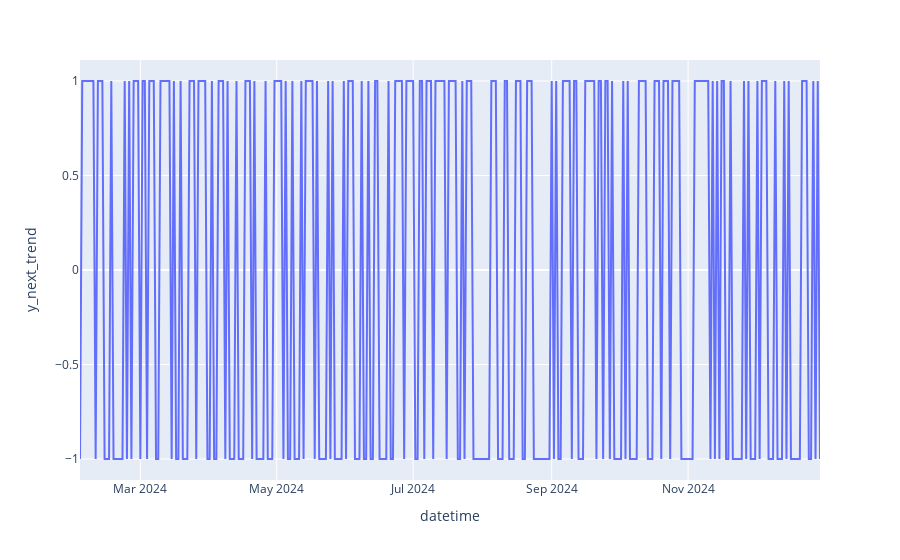
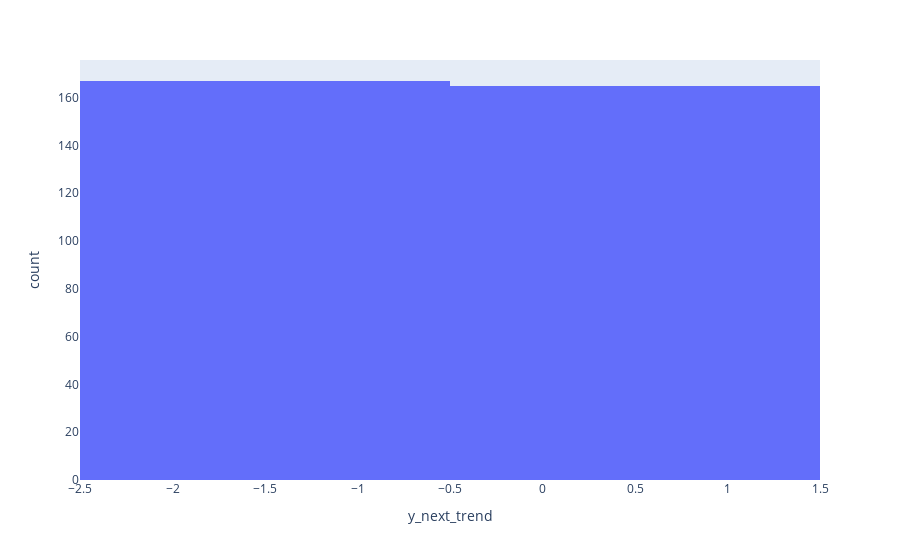

The cell these charts' notebook holds for them, in order:
### Code cell
fig = px.line(data, y=feature)
fig.show()
fig = px.histogram(data, x=feature)
fig.show()

### Figure 1 — Plotly figure (JSON) as saved in the notebook; plotly's stock layout.template omitted (floating-point values rounded to 4 significant figures; data arrays with more than 128 entries replaced by an {"elided": "..."} marker saying what was removed)
{"data": [{"hovertemplate": "datetime=%{x}<br>y_next_trend=%{y}<extra></extra>", "legendgroup": "", "line": {"color": "#636efa", "dash": "solid"}, "marker": {"symbol": "circle"}, "mode": "lines", "name": "", "orientation": "v", "showlegend": false, "type": "scatter", "x": {"elided": "332 str values"}, "xaxis": "x", "y": {"elided": "332 int values"}, "yaxis": "y"}], "layout": {"legend": {"tracegroupgap": 0}, "margin": {"t": 60}, "xaxis": {"anchor": "y", "domain": [0, 1], "title": {"text": "datetime"}}, "yaxis": {"anchor": "x", "domain": [0, 1], "title": {"text": "y_next_trend"}}}}

### Figure 2 — Plotly figure (JSON) as saved in the notebook; plotly's stock layout.template omitted (floating-point values rounded to 4 significant figures; data arrays with more than 128 entries replaced by an {"elided": "..."} marker saying what was removed)
{"data": [{"alignmentgroup": "True", "bingroup": "x", "hovertemplate": "y_next_trend=%{x}<br>count=%{y}<extra></extra>", "legendgroup": "", "marker": {"color": "#636efa", "pattern": {"shape": ""}}, "name": "", "offsetgroup": "", "orientation": "v", "showlegend": false, "type": "histogram", "x": {"elided": "332 int values"}, "xaxis": "x", "yaxis": "y"}], "layout": {"barmode": "relative", "legend": {"tracegroupgap": 0}, "margin": {"t": 60}, "xaxis": {"anchor": "y", "domain": [0, 1], "title": {"text": "y_next_trend"}}, "yaxis": {"anchor": "x", "domain": [0, 1], "title": {"text": "count"}}}}
